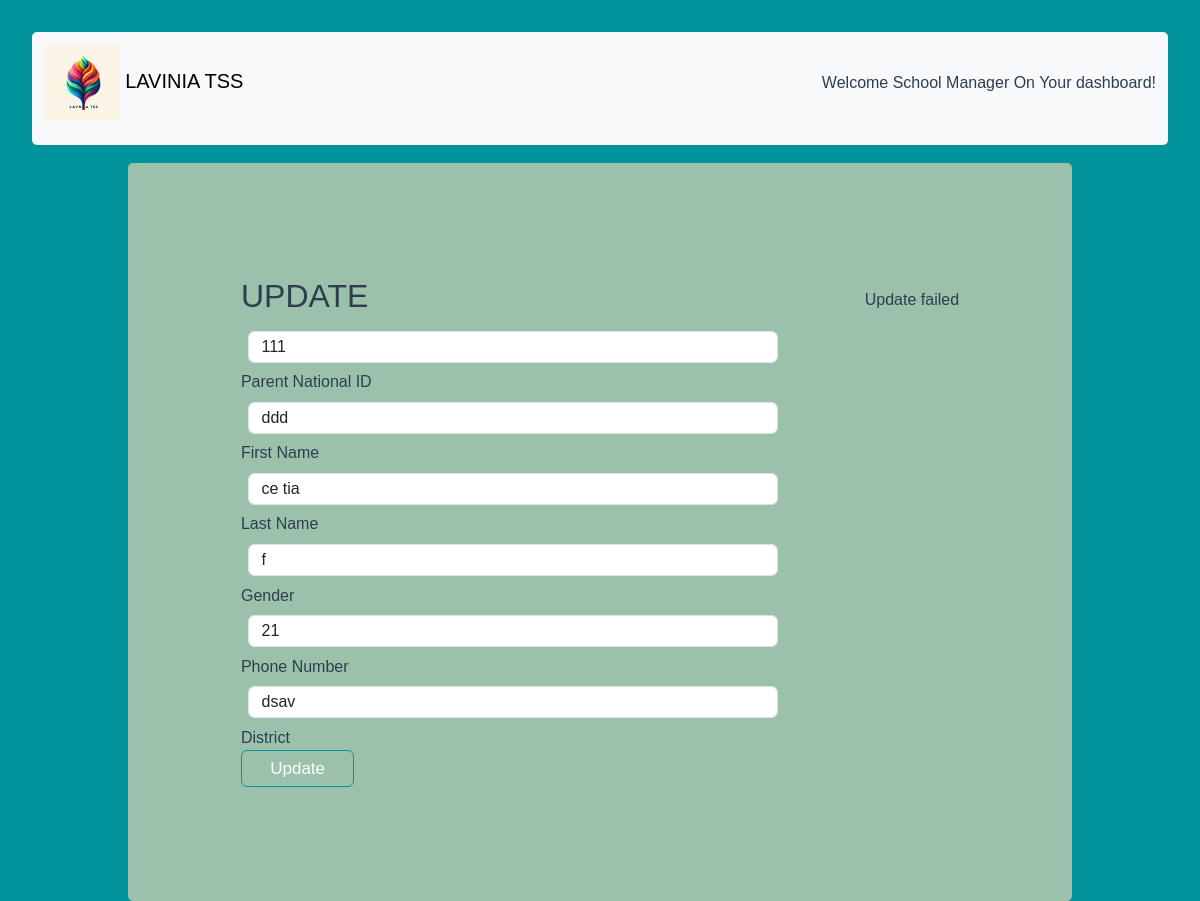
Page /admin-update.php?pid=111 on the committed database.
### tables this page shows
CREATE TABLE `parents` (
  `ParentNationalId` varchar(255) NOT NULL,
  `pFirstName` varchar(255) NOT NULL,
  `pLastName` varchar(255) NOT NULL,
  `pGender` varchar(255) NOT NULL,
  `PhoneNumber` varchar(255) NOT NULL,
  `District` varchar(255) NOT NULL
);

### admin-update.php (the view, shortened to what this page needs)
<!DOCTYPE html>
<html lang="en">
  <head>
    <link
      href="https://cdn.jsdelivr.net/npm/bootstrap@5.3.3/dist/css/bootstrap.min.css"
      rel="stylesheet"
    />
    <link rel="stylesheet" href="assets/assets/css/style.css">
  </head>
  <body>
    <nav
      class="navbar bg-body-tertiary"
      id="nav"
      style="height: 3cm;"
    >
      <div class="container">
        <a class="navbar-brand" href="#nav">
          <img
            src="assets/assets/img/logo.jpg"
            style="height: 2cm; width: auto"
            alt="LAVINIA TSS"
            width="30"
            height="24"
          />
          LAVINIA TSS
        </a>
        Welcome School Manager On Your dashboard!
      </div>
      <div class="container-fluid" id="container" style="width:25cm; ">
        <h2>UPDATE</h2>
        <?php
require_once "conn.php";
if (isset($_GET['pid'])) {
    $parentid = $_GET['pid'];
    $parentid = mysqli_real_escape_string($conn, $parentid);
    $sql = "SELECT * FROM parents WHERE ParentNationalId = '$parentid'";
    $update = mysqli_query($conn, $sql);
    if ($update && mysqli_num_rows($update) > 0) {
        $roww = mysqli_fetch_assoc($update);
    } else {
        echo "No parent found with ID: $parentid";
    }
} else {
    echo "No parent ID provided in the URL.";
}
if(isset($_POST['update'])){
    $pid = isset($_POST['ParentNationalId']) ? $_POST['ParentNationalId'] : '';
    $pfn = isset($_POST['pFirstName']) ? $_POST['pFirstName'] : '';
    $pln = isset($_POST['pLastName']) ? $_POST['pLastName'] : '';
    $pg = isset($_POST['pGender']) ? $_POST['pGender'] : '';
    $pn = isset($_POST['PhoneNumber']) ? $_POST['PhoneNumber'] : '';
    $district = isset($_POST['District']) ? $_POST['District'] : '';
    $sql = "UPDATE parents SET
            ParentNationalId = '$pid',
            pFirstName = '$pfn',
            pLastName = '$pln',
            pGender = '$pg',
            PhoneNumber = '$pn',
            District = '$district'
            WHERE ParentNationalId = '$pid'";
    if(mysqli_query($conn, $sql)) {
        echo "Record updated successfully";
    } else {
        echo "Error updating record: " . mysqli_error($conn);
    }
} else {
    echo "Update failed";
}
?>
<form method="post" action="">
    <input type="text" class="form-control" id="floatingInputValue" placeholder="Parent National ID"
           name="ParentNationalId" value="<?php echo htmlspecialchars($roww['ParentNationalId']); ?>" style="margin:0.2cm; width:14cm;">
    <label for="floatingInputValue">Parent National ID</label>
    <input type="text" class="form-control" id="floatingInputValue" placeholder="First Name"
           name="pFirstName" value="<?php echo htmlspecialchars($roww['pFirstName']); ?>" style="margin:0.2cm; width:14cm;">
    <label for="floatingInputValue">First Name</label>
    <input type="text" class="form-control" id="floatingInputValue" placeholder="Last Name"
           name="pLastName" value="<?php echo htmlspecialchars($roww['pLastName']); ?>" style="margin:0.2cm; width:14cm;">
    <label for="floatingInputValue">Last Name</label>
    <input type="text" class="form-control" id="floatingInputValue" placeholder="Gender"
           name="pGender" value="<?php echo htmlspecialchars($roww['pGender']); ?>" style="margin:0.2cm; width:14cm;">
    <label for="floatingInputValue">Gender</label>
    <input type="text" class="form-control" id="floatingInputValue" placeholder="Phone Number"
           name="PhoneNumber" value="<?php echo htmlspecialchars($roww['PhoneNumber']); ?>" style="margin:0.2cm; width:14cm;">
    <label for="floatingInputValue">Phone Number</label>
    <input type="text" class="form-control" id="floatingInputValue" placeholder="District"
           name="District" value="<?php echo htmlspecialchars($roww['District']); ?>" style="margin:0.2cm; width:14cm;">
    <label for="floatingInputValue">District</label>
    <input type="submit" value="Update" name="update" style="width:3cm">
</form>
      </div>
  </body>
</html>

### assets/assets/css/style.css (style rules this page uses)
* { padding: 0; margin: 0; box-sizing: border-box; }
:root { --primary-color: #3498db; --secondary-color: #9cc1ab; --background-color: #c5ccce; --text-color: #2c3e50; --font-family: "Arial", sans-serif; --base-font-size: 16px; --padding: 1rem; --margin: 1rem; --border-radius: 5px; }
body { background-color: var(--background-color); color: var(--text-color); margin: var(--margin); padding: var(--padding); font-size: var(--base-font-size); height: 100vh; background: #01939c; overflow-y: auto; font-family: 'Poppins', sans-serif; }
#container { background-color: var(--secondary-color); color: var(--text-color); width: 19cm; padding: 3cm; margin-top: 1cm; border-radius: var(--border-radius); }
#nav { border-radius: var(--border-radius); }
a { text-decoration: none; color: #01939c; transition: 0.5s ease; }
input, textarea { font-size: 17px; display: block; width: 100%; height: 100%; padding: 5px 10px; background: none; background-image: none; border: 1px solid #01939c; color: #fff; border-radius: 6px; transition: border-color 0.25s ease, box-shadow 0.25s ease; }

### rows in the picture
parents: ParentNationalId "111", pFirstName "ddd", pLastName "ce tia", pGender "f", PhoneNumber "21", District "dsav"
